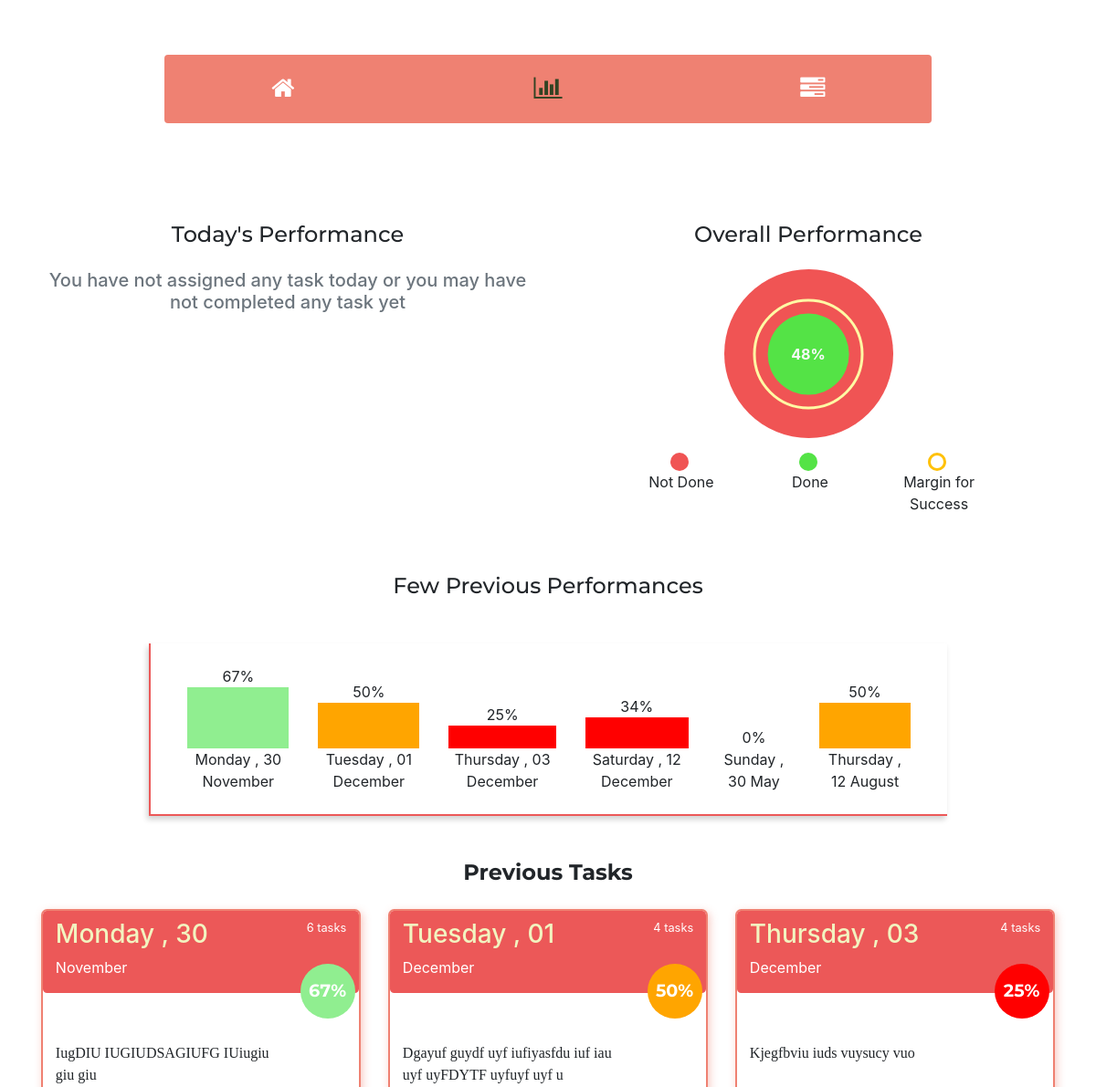
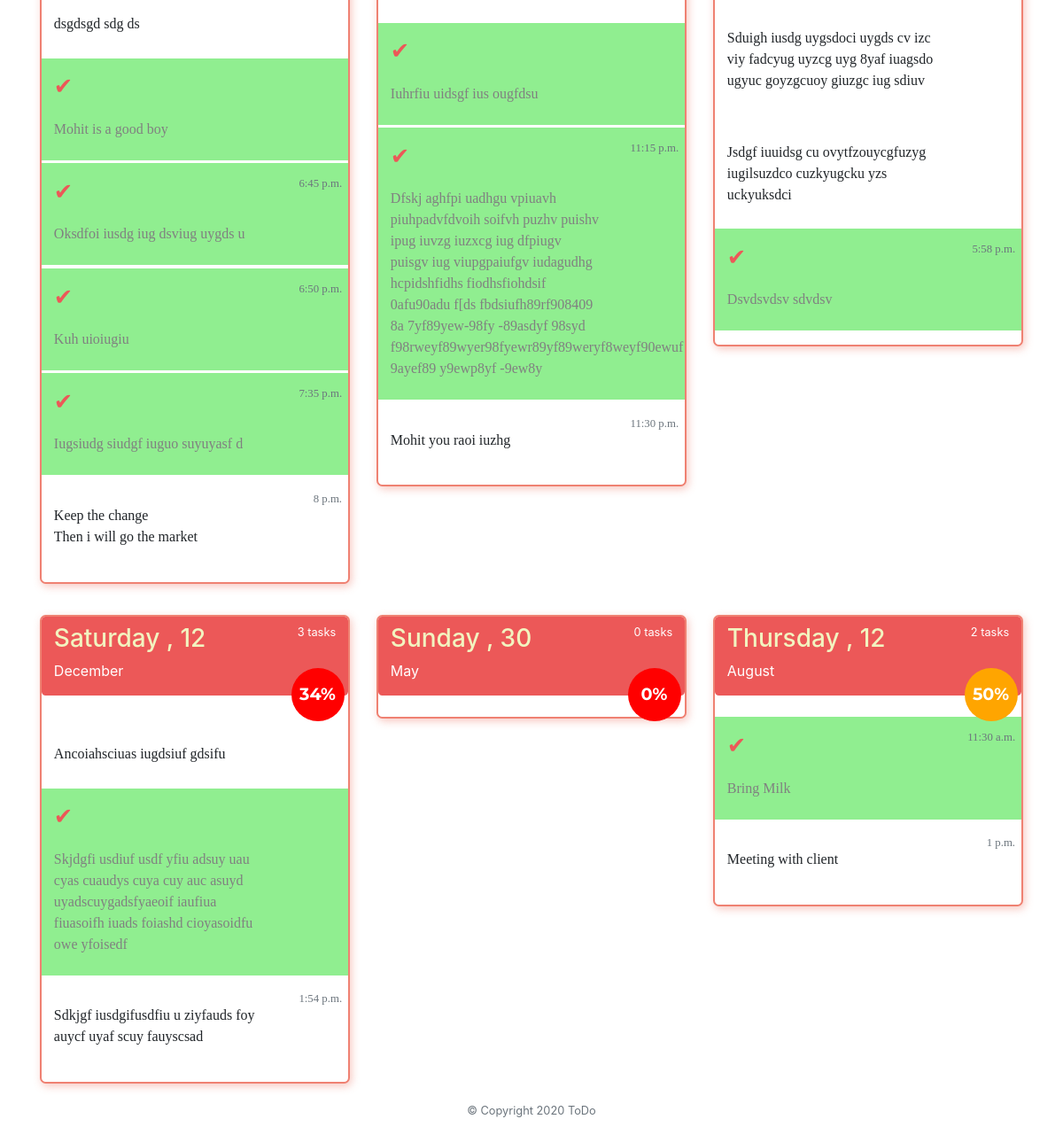
/statistics/, run on an earlier commit of the app's database (2 pictures, top to bottom).
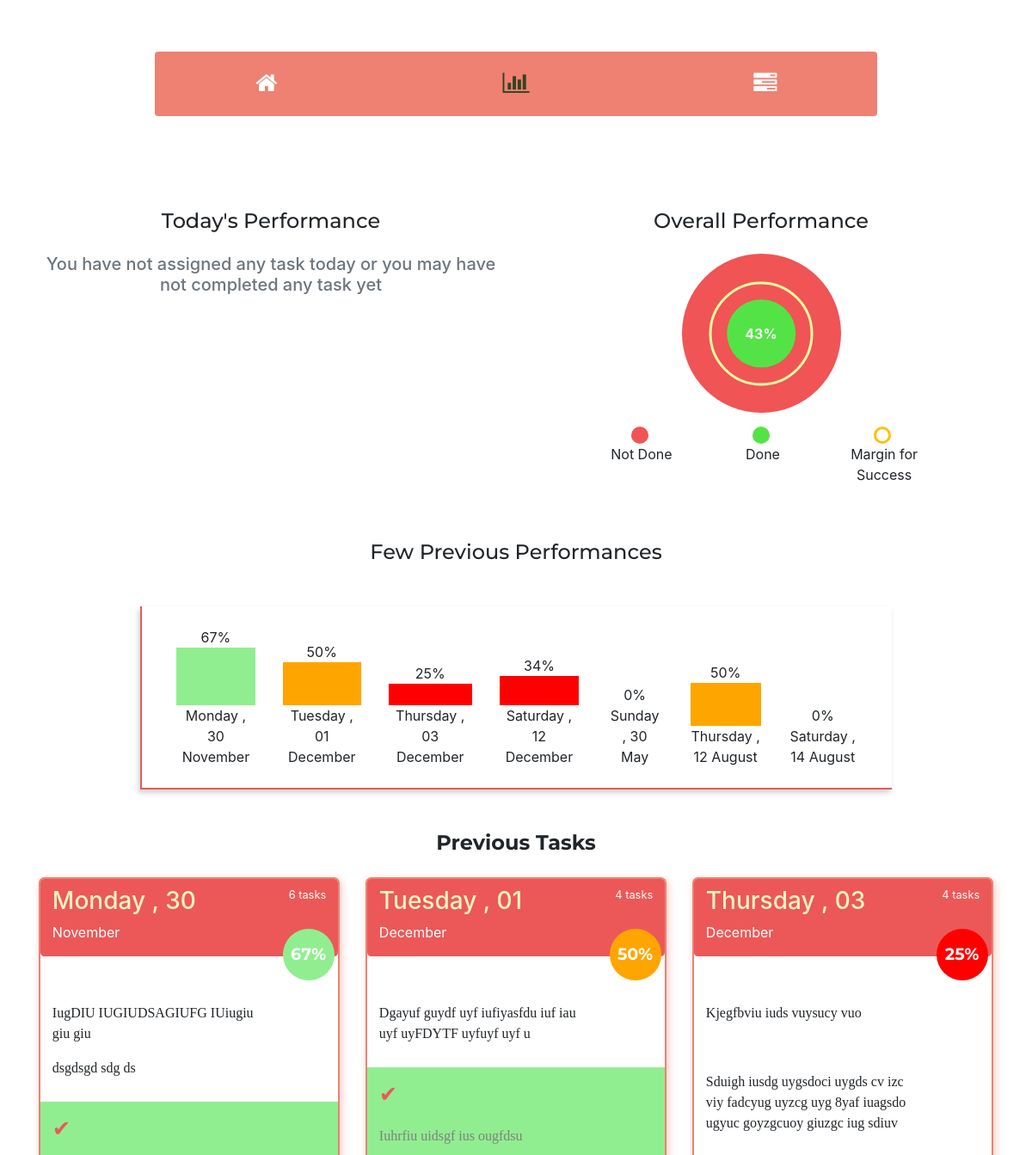
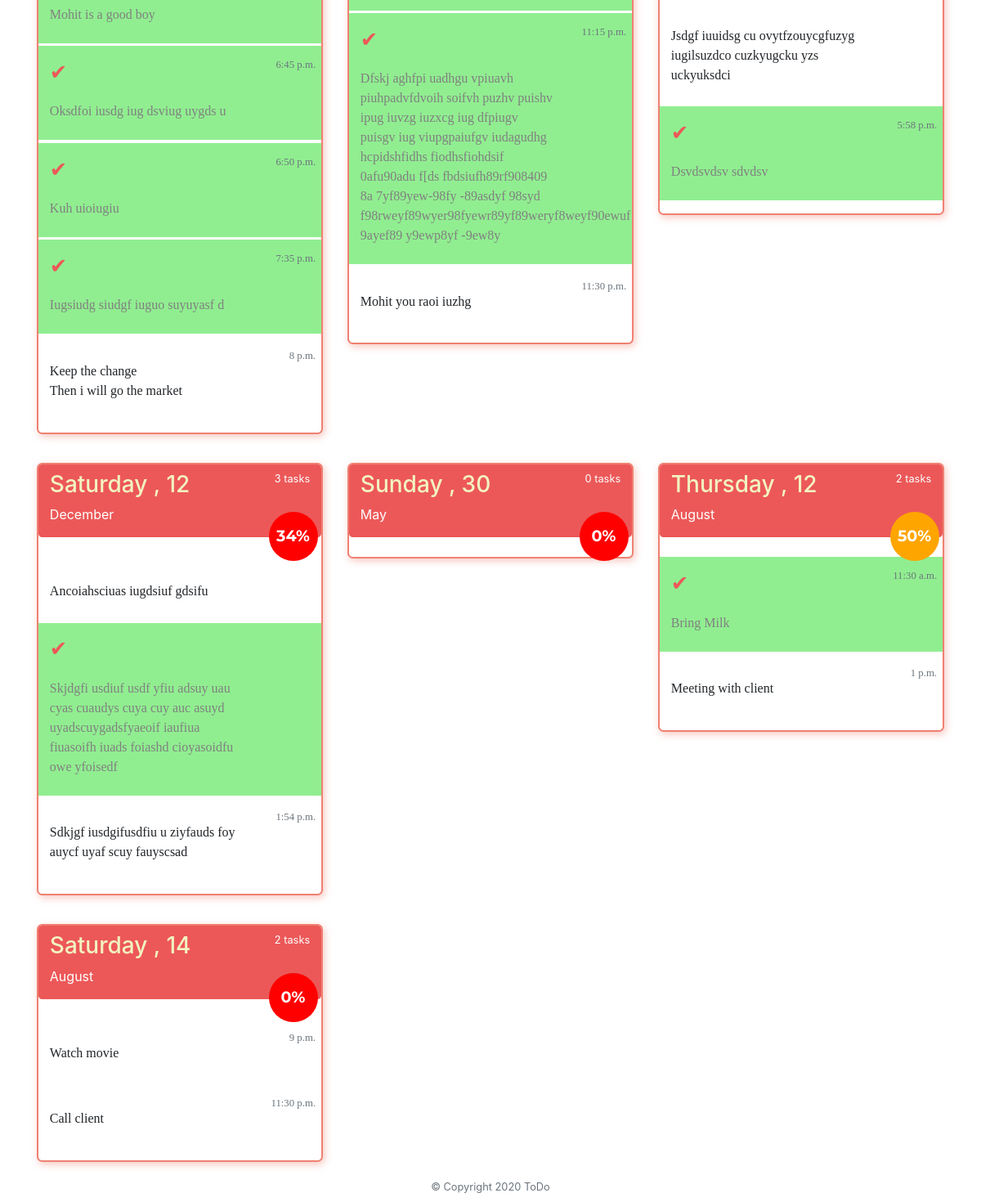
And on a later commit of the database (2 pictures, top to bottom).
### home/models.py (models this page shows, shortened)
class taskCreate(models.Model):
	taskDate = models.DateField(auto_now_add = True,unique = True)
	def taskStatus(self):
		completeCount = 0 #default value
		tasklist = self.tasklist_set.all()
		for task in tasklist:
			if task.isComplete:
				completeCount += 1
		return completeCount
	def totalTask(self):
		tasklist = self.tasklist_set.all()
		return len(tasklist)
	def taskPercentage(self):
		taskCompletePercent = 0 #default value
		completedTask = self.taskStatus()
		totalTask = self.totalTask()
		if totalTask > 0:
			taskCompletePercent = math.ceil((completedTask/totalTask)*100)
		return taskCompletePercent
	class Meta:
		verbose_name_plural = 'Create Task'

class taskList(models.Model):
	task = models.ForeignKey(taskCreate,on_delete = models.CASCADE)
	taskDescription = models.TextField(blank = False,null = False)
	taskTime = models.TimeField(auto_now_add = False,default = timezone.localtime(),blank = True,null = True)
	isComplete = models.BooleanField(default = False)
	class Meta:
		ordering = ['taskTime']

### home/views.py (the view)
# urls.py: path('statistics/',views.statistics,name="statistics"),
def statistics(request):
	context = {}
	ps = PS.previousStatistics(allTask = taskCreate.objects.all())
	overallTaskCompletePercent = ps.overallTaskStatus()
	PreviousFewTasks = ps.previousTasks()
	context['overallTaskCompletePercent'] = overallTaskCompletePercent
	context['PreviousFewTasks'] = PreviousFewTasks
	try:
		todayTask = taskCreate.objects.get(taskDate = datetime.datetime.now())
	except taskCreate.DoesNotExist:
		context['todayTask'] = False
		return render(request,'home/statistic.html',context)
	taskCompletePercentage = todayTask.taskPercentage()
	context['todayTask'] = todayTask
	context['taskCompletePercentage'] = taskCompletePercentage
	return render(request,'home/statistic.html',context)

### home/MyClass/prevStatistics.py (called while the page is built)
	def previousTasks(self):
		return self.allTask

	def overallTaskStatus(self):
		self.allTaskPercentage = 0
		self.overalltaskStatus = 0
		self.overallTask = 0
		for task in self.allTask:
			self.overalltaskStatus += task.taskStatus()
			self.overallTask += task.totalTask()
		if self.overallTask > 0:
			self.allTaskPercentage = math.ceil((self.overalltaskStatus/self.overallTask)*100)
		return self.allTaskPercentage

### home/templates/home/statistic.html (shortened to what the changed rows need)
{% extends 'home/base.html' %}
{% block content %}
  <section id="statistics">
    <div class="container">
      <div class="row">
        <div class="col-lg-6 col-md-6 text-center mt-5">
          <div class="container">
            <div class="d-flex flex-column mt-4">
              {% if overallTaskCompletePercent %}
                <div class="danger-zone mx-auto overall-task-blk circle">
                    <div class="safe-zone mx-auto my-auto text-center overall-task-complete adjust-top-left center-element circle" style="width:{{ overallTaskCompletePercent }}%;height:{{ overallTaskCompletePercent }}%">
                        <p style="position:relative;top:50%;transform:translateY(-50%);" class="text-light font-weight-bold">{{ overallTaskCompletePercent }}%</p>
                    </div>
                    <div class="overall-task-margin adjust-top-left center-element crictical-margin-border circle">
                    </div>
                </div>
              {% else %}
                <h5 class="text-center text-muted mt-4">You have not assigned any task today or you may have not completed any task yet</h5>
              {% endif %}
            </div>
          </div>
        </div>
      </div>
    </div>
    <div class="container w-100 p-4 mt-4 text-center">
      <div class="six-day-graph-container mt-5 mx-auto p-4">
        <div class="d-flex justify-content-start" style="overflow-x:auto">
          {% if PreviousFewTasks %}
            {% for taskPerformance in PreviousFewTasks %}
              <div class="d-flex flex-column ml-3 mr-3 align-self-end">
                <div class="text-center w-100">{{ taskPerformance.taskPercentage }}%</div>
                <div class="graph-bar {% if taskPerformance.taskPercentage > 65 %}success-bg {% elif taskPerformance.taskPercentage >= 35 and taskPerformance.taskPercentage <= 65 %}warning-bg{% else %}danger-bg{% endif %}" style="width:100%;height:{{ taskPerformance.taskPercentage }}px"></div>
                <div class="w-100">{{ taskPerformance.taskDate|date:"l , d F" }}</div>
              </div>
            {% endfor %}
          {% else %}
            <h5 class="text-center text-muted mt-4">No Previous Performances are there to be shown</h5>
          {% endif %}
        </div>
      </div>
    </div>
  </section>
  <section id="earlier-tasks" class='mt-4'>
    <div class="container">
      <div class="row">
        {% for previousTask in  PreviousFewTasks %}
          <div class="col-lg-4 col-md-6 col-sm-12">
              <div class="container earlier-tasks-container" style="background:#fff">
                <div class="d-flex justify-content-between task-head">
                  <div class="d-flex flex-column">
                    <h3>{{ previousTask.taskDate|date:"l , d" }}</h3>
                    <p>{{ previousTask.taskDate|date:"F" }}</p>
                  </div>
                  <div class="d-flex flex-column">
                    <small>{{ previousTask.totalTask }} task{{ previousTask.totalTask|pluralize }}</small>
                  </div>
                </div>
                <div class="task-status text-center {% if previousTask.taskPercentage > 65 %}success-bg {% elif previousTask.taskPercentage >= 35 and previousTask.taskPercentage <= 65 %}warning-bg{% else %}danger-bg{% endif %}">
                  <span>{{ previousTask.taskPercentage }}%</span>
                </div>
                  <div class="task-list mt-4">
                    <ul>
                      {% for task in previousTask.tasklist_set.all %}
                        <li class="task-list__li {% if task.isComplete %}task-list__li_completed{% endif %}">
                          <div class="row">
                            <div class="col-9">
                              <p class="task-list-text"><span>{{ task.taskDescription|capfirst|linebreaks }}</span></p>
                            </div>
                            <div class="col-3">
                              <small class="float-right text-muted">{% if task.taskTime %}{{ task.taskTime }}{% endif %}</small>
                            </div>
                          </div>
                        </li>
                      {% endfor %}
                    </ul>
                  </div>
              </div>
          </div>
        {% endfor %}
      </div>
    </div>
  </section>
{% endblock content %}

What changed in the data, as far as the page shows it:
added taskCreate: taskPercentage "0", taskDate "Saturday , 14 August", taskDate "Saturday , 14", taskDate "August", totalTask "2"
added taskList: taskDescription "Watch movie", taskTime "9 p.m.", shown under "Saturday , 14"
added taskList: taskDescription "Call client", taskTime "11:30 p.m.", shown under "Saturday , 14"
Also different on the page:
{{ overallTaskCompletePercent }}: 48 → 43 (drawn)
{{ overallTaskCompletePercent }}: "48" → "43"
